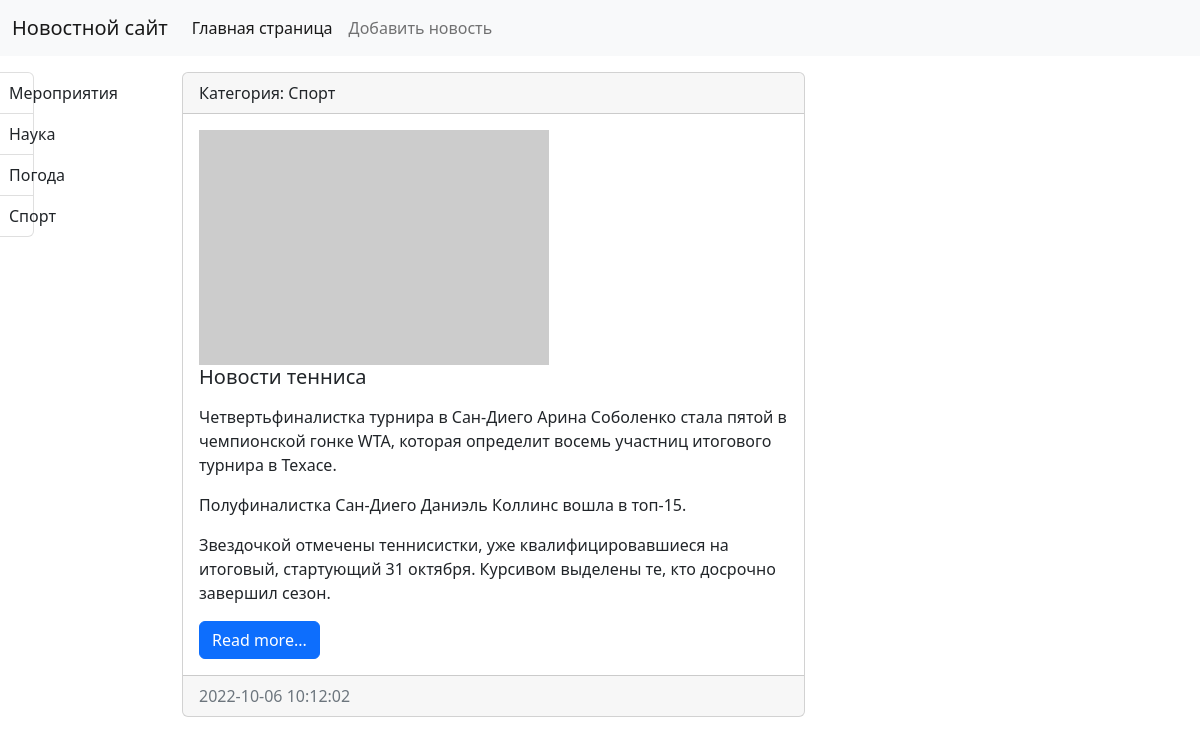
The app's page /category/2/ with its own data.
### news/models.py (models this page shows, shortened)
class Category(models.Model):
    title = models.CharField(max_length=150,db_index=True,verbose_name='Наименование категории')
    def __str__(self):
        return self.title
    class Meta:
        verbose_name = 'Категория'
        verbose_name_plural = 'Категория'
        ordering = ['title']

class News(models.Model):
    title=models.CharField(max_length=1500,verbose_name= 'Наименование')
    content=models.TextField(blank=True, verbose_name= 'Контент')
    created_at=models.DateTimeField(auto_now_add=True, verbose_name= 'Дата публикации')
    update_at = models.DateTimeField(auto_now=True,verbose_name= 'Обновлено' )
    photo=models.ImageField(upload_to='photo/%Y/%m/%d/', verbose_name= 'Фото', blank=True)
    is_published=models.BooleanField(default=True, verbose_name= 'Опубликовано')
    category = models.ForeignKey('Category',on_delete=models.PROTECT,null=True,verbose_name='Категория')
    class Meta:
        verbose_name='Новость'
        verbose_name_plural = 'Новости'
        ordering = ['id']

### news/views.py (the view)
# urls.py: path('category/<int:category_id>/',get_category, name='category')
def get_category(request, category_id):
    news = News.objects.filter(category_id=category_id)
    categories = Category.objects.all()
    category =Category.objects.get(pk=category_id)
    context = {
        'news': news,
        'categories': categories,
        'category': category
    }
    return render(request, 'news/category.html', context)

### news/templates/news/category.html (shortened to what this page needs)
{% extends 'base.html' %}
{% block sidebar %}
<div class="col-md-3">
    <div class="list-group">
        {% for item in categories %}
        <a href="{% url 'category' item.pk %}" class="list-group-item list-group-item.action">{{ item.title }}</a>
        {% endfor %}
    </div>
</div>
{% endblock %}
{% block content %}
<div class="col-md-9">
    {% for item in news %}
    <div class="card mb-3">
        <div class="card-header">
            Категория: {{ item.category }}
        </div>
        <div class="card-body">
            <div class="media">
                {% if item.photo %}
                <img src="{{ item.photo.url }}" alt="" width="350" class="mr-3">
                {% else %}
                <img src="https://picsum.photos/seed/picsum/350/235" alt="" class="mr-3">
                {% endif %}
                <h5 class="card-title">{{ item.title }}</h5>
                {% autoescape off %}
                <p class="card-text">{{ item.content|linebreaks|truncatewords:50 }}</p
                >
                {% endautoescape %}
                <a href="#" class="btn btn-primary">Read more...</a>
            </div>
        </div>
        <div class="card-footer text-muted">
            {{ item.created_at|date:"Y-m-d H:i:s" }}
        </div>
    </div>
    {% endfor %}
</div>
</div>
{% endblock %}

### records on screen
Category: title "Мероприятия"
Category: title "Наука"
Category: title "Погода"
Category: title "Спорт"
News: category "Спорт", title "Новости тенниса", content "Четвертьфиналистка турнира в Сан-Диего Арина Соболенко стала пятой в чемпионской гонке WTA, которая определит восемь участниц итогового турнира в Техасе. Полуфиналистка Сан-Диего Даниэль Коллинс вошла в топ-15. Звездочкой отмечены теннисистки, уже квалифицировавшиеся на итоговый, стартующий 31 октября. Курсивом выделены те, кто досрочно завершил сезон.", created_at "2022-10-06 10:12:02"
